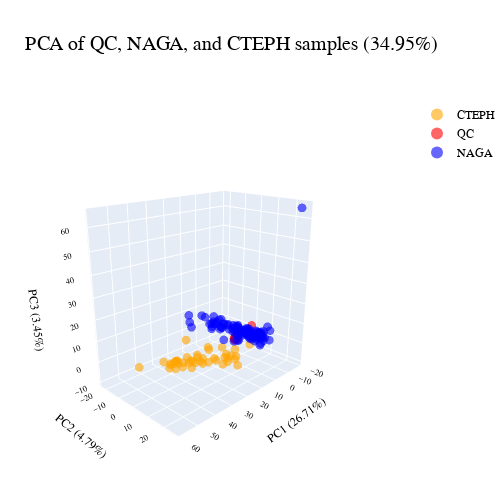

Source (notebook cell):
### Code cell
from sklearn.decomposition import PCA
import plotly.express as px
import pandas as pd

pca = PCA(n_components=3)
pca_result = pca.fit_transform(final_ex_df_log2)

explained_variance = pca.explained_variance_ratio_
total_explained_variance = explained_variance.sum()

pca_df = pd.DataFrame(data=pca_result, columns=['PC1', 'PC2', 'PC3'])
pca_df['sample'] = final_ex_df_log2.index
pca_df['group'] = pca_df['sample'].apply(lambda x: 'NAGA' if x.startswith('NAG') else ('CTEPH' if x.startswith('PHOM') else 'QC'))

fig = px.scatter_3d(pca_df, x='PC1', y='PC2', z='PC3', color='group', hover_name='sample',
                    hover_data={'PC1': False, 'PC2': False, 'PC3': False, 'group': False},
                    color_discrete_map={'NAGA': 'blue', 'QC': 'red', 'CTEPH': 'orange'})
fig.update_traces(marker=dict(size=3, opacity=0.6)) 

fig.update_layout(
    title=f'PCA of QC, NAGA, and CTEPH samples ({total_explained_variance:.2%})',
    title_font_size=20,
    legend=dict(
        title_text='',  
        itemsizing='constant', 
        font=dict(size=12) 
    ),
    scene=dict(
        xaxis_title=f'PC1 ({explained_variance[0]:.2%})',
        yaxis_title=f'PC2 ({explained_variance[1]:.2%})',
        zaxis_title=f'PC3 ({explained_variance[2]:.2%})'
    ),
    font=dict(family="Arial", size=10, color="black"),
    margin=dict(l=0, r=0, b=0, t=100),  
    width=500, 
    height=491
)
fig.update_scenes(camera=dict(eye=dict(x=2, y=2, z=1)))
fig.show()

### Figure 1 — Plotly figure (JSON) as saved in the notebook; plotly's stock layout.template omitted (floating-point values rounded to 4 significant figures)
{"data": [{"customdata": [["CTEPH"], ["CTEPH"], ["CTEPH"], ["CTEPH"], ["CTEPH"], ["CTEPH"], ["CTEPH"], ["CTEPH"], ["CTEPH"], ["CTEPH"], ["CTEPH"], ["CTEPH"], ["CTEPH"], ["CTEPH"], ["CTEPH"], ["CTEPH"], ["CTEPH"], ["CTEPH"], ["CTEPH"], ["CTEPH"], ["CTEPH"], ["CTEPH"], ["CTEPH"], ["CTEPH"], ["CTEPH"], ["CTEPH"], ["CTEPH"], ["CTEPH"], ["CTEPH"], ["CTEPH"], ["CTEPH"], ["CTEPH"], ["CTEPH"], ["CTEPH"], ["CTEPH"], ["CTEPH"], ["CTEPH"], ["CTEPH"], ["CTEPH"], ["CTEPH"], ["CTEPH"], ["CTEPH"], ["CTEPH"]], "hovertemplate": "<b>%{hovertext}</b><br><br><extra></extra>", "hovertext": ["PHOM0126", "PHOM0108", "PHOM0009", "PHOM0099", "PHOM0129", "PHOM0128", "PHOM0080", "PHOM0112", "PHOM0064", "PHOM0091", "PHOM0090", "PHOM0035", "PHOM0124", "PHOM0142", "PHOM0077", "PHOM0061", "PHOM0130", "PHOM0123", "PHOM0082", "PHOM0109", "PHOM0059", "PHOM0001", "PHOM0105", "PHOM0055", "PHOM0132", "PHOM0125", "PHOM0074", "PHOM0085", "PHOM0073", "PHOM0029", "PHOM0027", "PHOM0012", "PHOM0028", "PHOM0030", "PHOM0131", "PHOM0111", "PHOM0050", "PHOM0042", "PHOM0072", "PHOM0003", "PHOM0133", "PHOM0100", "PHOM0045"], "legendgroup": "CTEPH", "marker": {"color": "orange", "opacity": 0.6, "size": 3, "symbol": "circle"}, "mode": "markers", "name": "CTEPH", "scene": "scene", "showlegend": true, "type": "scatter3d", "x": [41.4, 18.36, 23.51, 37.56, 25.19, 23.77, 41.22, 31.51, 17.27, 25.21, 35.01, 13.13, 20.88, 57.95, 6.413, 20.38, 10.78, 31.6, 31.78, 36.33, 40.94, 20.23, 3.991, 5.048, 35.74, 20.7, 40.06, 36.28, -3.163, -10.16, 33.41, 43.89, 34.56, 42.23, 6.778, 8.194, 11.22, 7.31, 13.1, 22.97, 19.59, 4.741, 32.24], "y": [-1.619, 3.125, 1.092, 2.066, 1.154, -1.864, 1.926, 2.698, 5.784, 4.842, -0.08561, 2.939, 1.786, 2.933, 8.966, 4.701, 7.377, 5.071, 4.149, 0.3175, 5.729, -10.15, -1.699, 8.359, 0.7977, 1.647, 3.58, 2.193, 0.4814, 4.29, 2.081, 6.175, 3.036, 3.831, 6.681, 4.015, 8.544, 5.029, 7.343, 0.2861, 4.482, 9.305, 6.509], "z": [1.566, -5.264, -1.625, 1.92, -3.845, -4.519, -0.1797, 1.826, -2.725, -1.683, 0.3643, -6.18, -2.882, 6.911, -5.871, 3.603, -2.396, 1.045, -0.3605, 0.6637, 0.843, 2.324, -4.235, -5.091, 0.8054, -5.634, 2.112, 0.3618, -6.952, -5.29, -0.4442, 4.577, -1.762, 2.498, -4.741, -6.074, -5.71, -6.482, -6.798, -0.8913, 2.141, -9.703, -1.719]}, {"customdata": [["QC"], ["QC"], ["QC"], ["QC"], ["QC"], ["QC"], ["QC"], ["QC"], ["QC"], ["QC"], ["QC"], ["QC"]], "hovertemplate": "<b>%{hovertext}</b><br><br><extra></extra>", "hovertext": ["QC_EXID40000006970893_in_CTEPH", "QC_EXID40000006971246_in_CTEPH", "QC_EXID40000006971223_in_CTEPH", "QC_EXID40000009491274_in_NAGA_1", "QC_EXID40000009490828_in_NAGA_1", "QC_EXID40000009491286_in_NAGA_1", "QC_EXID40000009491585_in_NAGA_1", "QC_EXID40000009492018_in_NAGA_1", "QC_EXID40000009492315_in_NAGA_1", "QC_EXID40000009517576_in_NAGA_2", "QC_EXID40000009517578_in_NAGA_2", "QC_EXID40000009517596_in_NAGA_2"], "legendgroup": "QC", "marker": {"color": "red", "opacity": 0.6, "size": 3, "symbol": "circle"}, "mode": "markers", "name": "QC", "scene": "scene", "showlegend": true, "type": "scatter3d", "x": [-5.944, -5.01, -5.723, -8.773, -4.959, -5.965, -6.618, -5.868, -5.601, -7.541, -6.046, -5.462], "y": [-2.712, -0.5164, -1.327, 6.079, -1.353, -0.5642, -2.235, -0.7945, -2.12, -2.614, -1.967, -2.202], "z": [-3.138, -2.537, -2.75, 6.043, -3.13, -2.465, -2.463, -2.515, -3.065, -1.412, -1.941, -2.428]}, {"customdata": [["NAGA"], ["NAGA"], ["NAGA"], ["NAGA"], ["NAGA"], ["NAGA"], ["NAGA"], ["NAGA"], ["NAGA"], ["NAGA"], ["NAGA"], ["NAGA"], ["NAGA"], ["NAGA"], ["NAGA"], ["NAGA"], ["NAGA"], ["NAGA"], ["NAGA"], ["NAGA"], ["NAGA"], ["NAGA"], ["NAGA"], ["NAGA"], ["NAGA"], ["NAGA"], ["NAGA"], ["NAGA"], ["NAGA"], ["NAGA"], ["NAGA"], ["NAGA"], ["NAGA"], ["NAGA"], ["NAGA"], ["NAGA"], ["NAGA"], ["NAGA"], ["NAGA"], ["NAGA"], ["NAGA"], ["NAGA"], ["NAGA"], ["NAGA"], ["NAGA"], ["NAGA"], ["NAGA"], ["NAGA"], ["NAGA"], ["NAGA"], ["NAGA"], ["NAGA"], ["NAGA"], ["NAGA"], ["NAGA"], ["NAGA"], ["NAGA"], ["NAGA"], ["NAGA"], ["NAGA"], ["NAGA"], ["NAGA"], ["NAGA"], ["NAGA"], ["NAGA"], ["NAGA"], ["NAGA"], ["NAGA"], ["NAGA"], ["NAGA"], ["NAGA"], ["NAGA"], ["NAGA"], ["NAGA"], ["NAGA"], ["NAGA"], ["NAGA"], ["NAGA"], ["NAGA"], ["NAGA"], ["NAGA"], ["NAGA"], ["NAGA"], ["NAGA"], ["NAGA"], ["NAGA"], ["NAGA"], ["NAGA"], ["NAGA"], ["NAGA"], ["NAGA"], ["NAGA"], ["NAGA"], ["NAGA"], ["NAGA"], ["NAGA"], ["NAGA"], ["NAGA"], ["NAGA"], ["NAGA"]], "hovertemplate": "<b>%{hovertext}</b><br><br><extra></extra>", "hovertext": ["NAG10046", "NAG15168", "NAG13235", "NAG10562", "NAG12119", "NAG13783", "NAG16310", "NAG10787", "NAG14700", "NAG12374", "NAG15823", "NAG32914", "NAG12514", "NAG20402", "NAG11740", "NAG13289", "NAG12056", "NAG14206", "NAG15606", "NAG17451", "NAG12131", "NAG10511", "NAG14694", "NAG13377", "NAG11814", "NAG12943", "NAG10414", "NAG16711", "NAG35230", "NAG18129", "NAG17434", "NAG14074", "NAG12759", "NAG10572", "NAG10740", "NAG11630", "NAG16924", "NAG10791", "NAG21552", "NAG12123", "NAG11718", "NAG15746", "NAG10477", "NAG13492", "NAG11747", "NAG14137", "NAG13329", "NAG29937", "NAG12513", "NAG11085", "NAG19250", "NAG11829", "NAG19758", "NAG14994", "NAG17137", "NAG14837", "NAG18808", "NAG17332", "NAG16218", "NAG19015", "NAG15733", "NAG12279", "NAG10824", "NAG12945", "NAG19688", "NAG12815", "NAG12616", "NAG11111", "NAG11769", "NAG15736", "NAG18333", "NAG14006", "NAG12470", "NAG13150", "NAG13917", "NAG10751", "NAG12013", "NAG17973", "NAG11420", "NAG10422", "NAG10665", "NAG13076", "NAG17553", "NAG11442", "NAG14555", "NAG12162", "NAG14320", "NAG15155", "NAG19732", "NAG13384", "NAG16518", "NAG11101", "NAG19700", "NAG17725", "NAG16075", "NAG19326", "NAG14738", "NAG13821", "NAG15346", "NAG13406"], "legendgroup": "NAGA", "marker": {"color": "blue", "opacity": 0.6, "size": 3, "symbol": "circle"}, "mode": "markers", "name": "NAGA", "scene": "scene", "showlegend": true, "type": "scatter3d", "x": [-10.42, -16.42, -6.809, -8.168, -18.11, -6.043, -16.23, -15.8, -4.784, -9.32, -8.122, -11.34, -2.192, -3.954, -14.67, -2.563, 8.77, -9.576, -14.71, -15.71, -9.749, -13.68, -15.48, -11.32, -8.596, -16.28, -11.61, -5.552, -12.4, -8.566, -11.41, -8.868, -8.98, -3.003, -10.84, -10.1, 0.4265, -14.63, -15.9, -15.24, -6.564, -0.6911, -11.22, -14.73, -6.788, -14.67, -16.72, -7.482, -2.025, -18.22, -12.3, -16.21, -14.56, -8.271, -17.9, -8.554, -15.18, -11.21, -13.43, -10.42, -4.441, -15.41, 7.631, -9.13, -5.77, -0.663, -0.9748, -9.283, -12.01, -1.107, -12.54, -6.312, -12.94, -13.06, 0.3045, -4.365, -5.557, -12.27, -0.2893, -14.62, -13.21, 3.817, -10.7, -3.205, -13.92, 6.685, -12.35, -14.58, -11.44, -14.67, -12.49, -12.4, -12.42, -10.83, -10.18, -4.942, -14.76, -7.712, -9.097, -9.331], "y": [1.223, 4.835, -2.608, -2.307, 7.386, -3.711, 6.992, 5.338, 1.43, -3.102, -0.1313, 3.308, -12.71, -8.36, -1.321, -14.08, -18.43, -6.695, 5.061, 6.316, -9.61, 8.506, 7.124, 1.64, -4.233, 11.66, -1.591, -11.28, 2.366, -2.664, -5.673, -3.206, 4.729, -14.29, -2.772, 2.688, -13.87, 5.314, 7.9, 1.16, -13.03, -13.15, 1.373, 26.6, -11.71, 12.99, 3.572, -5.215, -11.13, 6.535, 5.943, 7.944, 3.82, -11.66, 8.968, -0.4341, -0.4449, 0.2318, -0.1984, -0.9047, -11.83, 3.475, -20.97, 2.882, -6.929, -13.42, -11.4, 3.967, 3.186, -5.275, 7.942, -7.328, -1.119, 5.754, -17.26, -10.4, 0.1487, 2.327, -13.2, 6.157, 9.564, -16.04, -1.542, -9.496, 3.029, -22.54, 6.804, 7.436, -5.332, 7.733, 2.122, 3.134, -0.9814, 4.556, -6.354, -1.837, 4.991, 5.284, 6.077, -3.3], "z": [1.918, -2.173, -0.6555, -2.496, -3.266, 0.6332, -0.5694, -0.1616, -2.18, 1.96, -0.3634, 1.353, 3.327, 4.164, -2.787, 3.909, 2.844, 2.059, -2.198, -6.94, -1.103, -1.545, -0.163, 0.799, 2.491, -2.565, -1.017, 0.6226, -1.159, 3.524, -2.411, -0.5129, 1.747, 6.593, -1.261, 2.304, 3.61, -0.5529, -2.032, -3.39, -1.146, 1.894, -1.5, 65.19, -0.02275, 3.525, -0.593, 1.36, 4.768, -5.202, 2.083, 1.061, -5.061, 1.725, 3.4, 1.785, -2.169, -0.001355, -1.663, -1.95, 5.133, -0.8198, 4.503, 3.526, 3.026, 0.748, 3.838, -0.8399, -2.379, -2.99, -1.01, 3.386, -1.739, -0.1086, 6.339, 5.771, -3.064, -1.695, 3.835, -1.269, -0.07784, 8.529, 0.6765, 2.326, -2.825, 7.611, -2.42, 1.138, -0.08036, -5.156, -3.518, -0.4121, -0.846, -2.53, -0.1085, -3.934, -2.946, 4.323, 1.051, 2.473]}], "layout": {"font": {"color": "black", "family": "Arial", "size": 10}, "height": 491, "legend": {"font": {"size": 12}, "itemsizing": "constant", "title": {"text": ""}, "tracegroupgap": 0}, "margin": {"b": 0, "l": 0, "r": 0, "t": 100}, "scene": {"camera": {"eye": {"x": 2, "y": 2, "z": 1}}, "domain": {"x": [0, 1], "y": [0, 1]}, "xaxis": {"title": {"text": "PC1 (26.71%)"}}, "yaxis": {"title": {"text": "PC2 (4.79%)"}}, "zaxis": {"title": {"text": "PC3 (3.45%)"}}}, "title": {"font": {"size": 20}, "text": "PCA of QC, NAGA, and CTEPH samples (34.95%)"}, "width": 500}}
